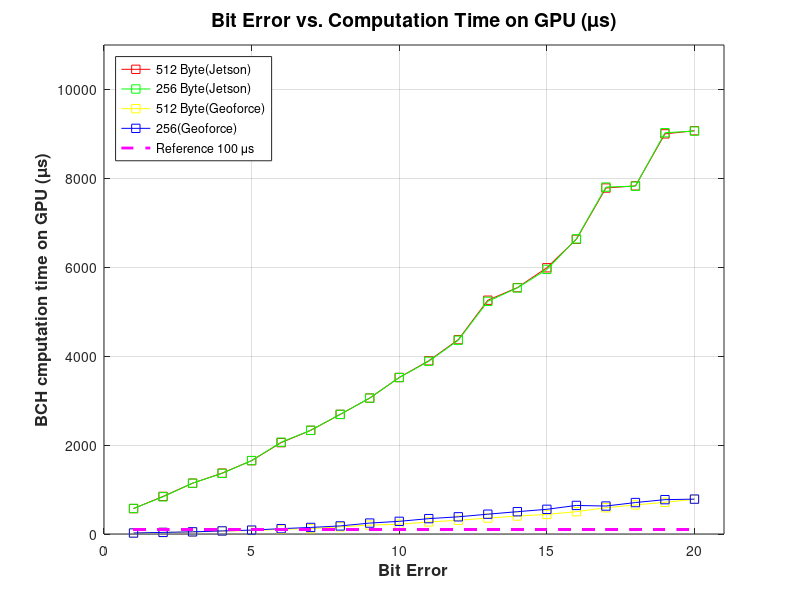
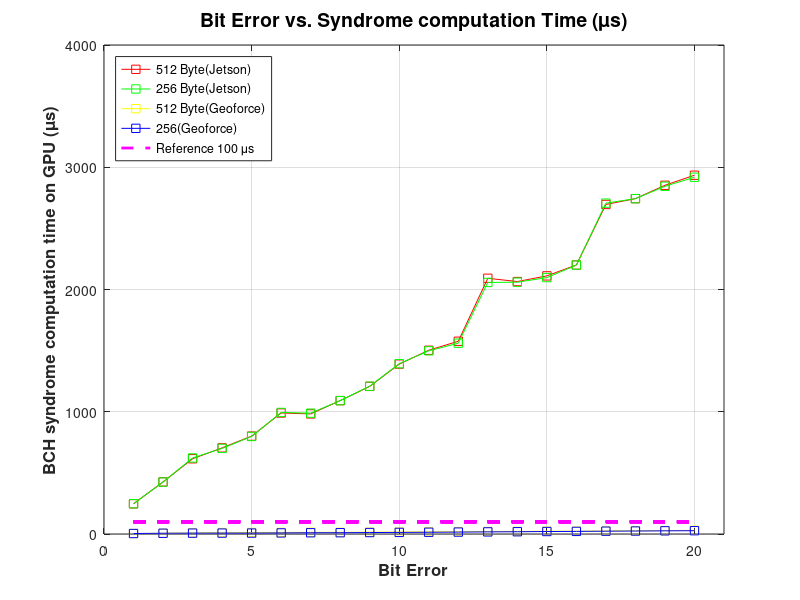
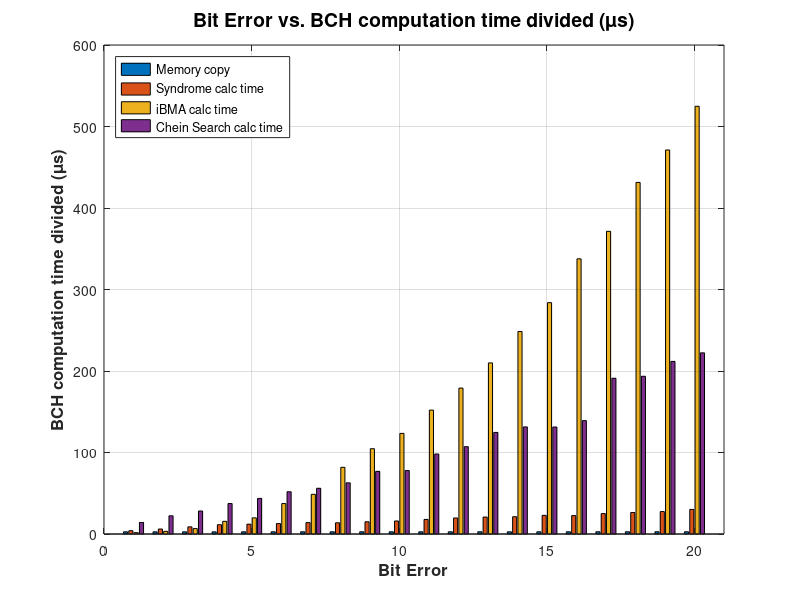
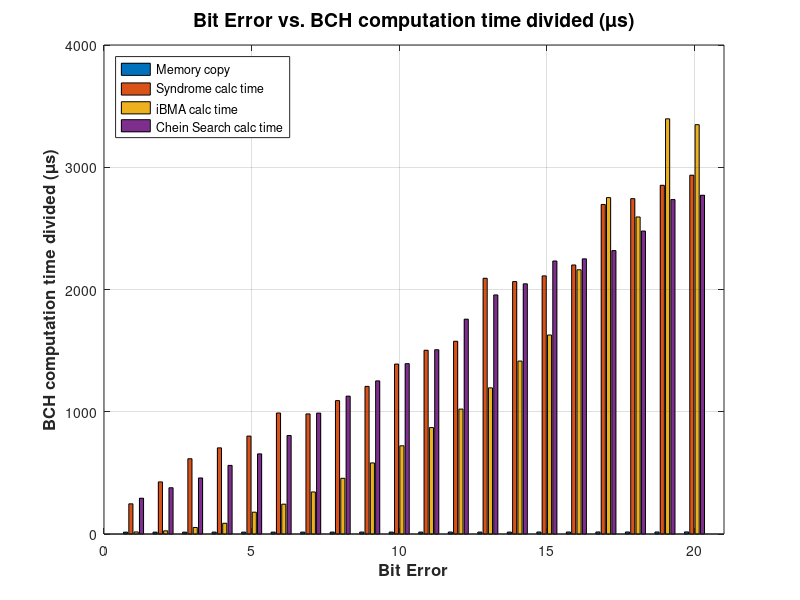

Write the MATLAB code that produced these figures, in order.
% This function is to plot total latency taken for different error correction
% and block sizes

max = 20;
err_x = [1:max];

jb512_h2d     = ones(1,max);
jb512_d2h     = ones(1,max);
jb512_synd    = ones(1,max);
jb512_keyq    = ones(1,max);
jb512_csearch = ones(1,max);

jb256_h2d     = ones(1,max);
jb256_d2h     = ones(1,max);
jb256_synd    = ones(1,max);
jb256_keyq    = ones(1,max);
jb256_csearch = ones(1,max);

b512_h2d     = ones(1,max);
b512_d2h     = ones(1,max);
b512_synd    = ones(1,max);
b512_keyq    = ones(1,max);
b512_csearch = ones(1,max);

b256_h2d     = ones(1,max);
b256_d2h     = ones(1,max);
b256_synd    = ones(1,max);
b256_keyq    = ones(1,max);
b256_csearch = ones(1,max);



% Data from the cuda

 jb512_h2d(1) = 7.136000;
 jb512_d2h(1) = 8.021000;
 jb512_synd(1) = 246.876000;
 jb512_keyq(1) = 16.876000;
 jb512_csearch(1) = 292.711000;

 jb256_h2d(1) = 7.083000;
 jb256_d2h(1) = 8.021000;
 jb256_synd(1) = 247.761000;
 jb256_keyq(1) = 18.022000;
 jb256_csearch(1) = 293.543000;

 jb512_h2d(2) = 7.083000;
 jb512_d2h(2) = 8.177000;
 jb512_synd(2) = 426.095000;
 jb512_keyq(2) = 25.781000;
 jb512_csearch(2) = 378.544000;

 jb256_h2d(2) = 7.084000;
 jb256_d2h(2) = 8.177000;
 jb256_synd(2) = 424.900000;
 jb256_keyq(2) = 24.271000;
 jb256_csearch(2) = 372.815000;

 jb512_h2d(3) = 7.084000;
 jb512_d2h(3) = 8.281000;
 jb512_synd(3) = 615.528000;
 jb512_keyq(3) = 53.490000;
 jb512_csearch(3) = 458.548000;

 jb256_h2d(3) = 7.084000;
 jb256_d2h(3) = 8.282000;
 jb256_synd(3) = 622.035000;
 jb256_keyq(3) = 50.989000;
 jb256_csearch(3) = 455.160000;

 jb512_h2d(4) = 7.291000;
 jb512_d2h(4) = 8.333000;
 jb512_synd(4) = 704.638000;
 jb512_keyq(4) = 87.813000;
 jb512_csearch(4) = 561.253000;

 jb256_h2d(4) = 7.031000;
 jb256_d2h(4) = 8.333000;
 jb256_synd(4) = 700.263000;
 jb256_keyq(4) = 84.583000;
 jb256_csearch(4) = 563.232000;

 jb512_h2d(5) = 7.031000;
 jb512_d2h(5) = 8.490000;
 jb512_synd(5) = 800.838000;
 jb512_keyq(5) = 178.543000;
 jb512_csearch(5) = 655.629000;

 jb256_h2d(5) = 7.031000;
 jb256_d2h(5) = 8.855000;
 jb256_synd(5) = 797.873000;
 jb256_keyq(5) = 181.356000;
 jb256_csearch(5) = 656.412000;

 jb512_h2d(6) = 7.032000;
 jb512_d2h(6) = 8.490000;
 jb512_synd(6) = 989.743000;
 jb512_keyq(6) = 244.012000;
 jb512_csearch(6) = 805.733000;

 jb256_h2d(6) = 7.083000;
 jb256_d2h(6) = 8.489000;
 jb256_synd(6) = 994.327000;
 jb256_keyq(6) = 247.032000;
 jb256_csearch(6) = 808.024000;

 jb512_h2d(7) = 7.084000;
 jb512_d2h(7) = 8.594000;
 jb512_synd(7) = 982.299000;
 jb512_keyq(7) = 343.960000;
 jb512_csearch(7) = 989.016000;

 jb256_h2d(7) = 7.084000;
 jb256_d2h(7) = 8.594000;
 jb256_synd(7) = 988.457000;
 jb256_keyq(7) = 338.445000;
 jb256_csearch(7) = 990.748000;

 jb512_h2d(8) = 7.083000;
 jb512_d2h(8) = 8.646000;
 jb512_synd(8) = 1.091154e+03;
 jb512_keyq(8) = 455.629000;
 jb512_csearch(8) = 1.127718e+03;

 jb256_h2d(8) = 7.031000;
 jb256_d2h(8) = 8.698000;
 jb256_synd(8) = 1.090899e+03;
 jb256_keyq(8) = 457.767000;
 jb256_csearch(8) = 1.126993e+03;

 jb512_h2d(9) = 7.187000;
 jb512_d2h(9) = 8.750000;
 jb512_synd(9) = 1.207513e+03;
 jb512_keyq(9) = 581.413000;
 jb512_csearch(9) = 1.252669e+03;

 jb256_h2d(9) = 7.135000;
 jb256_d2h(9) = 8.697000;
 jb256_synd(9) = 1.208920e+03;
 jb256_keyq(9) = 578.184000;
 jb256_csearch(9) = 1.254963e+03;

 jb512_h2d(10) = 7.083000;
 jb512_d2h(10) = 8.750000;
 jb512_synd(10) = 1.389923e+03;
 jb512_keyq(10) = 721.472000;
 jb512_csearch(10) = 1.393620e+03;

 jb256_h2d(10) = 7.188000;
 jb256_d2h(10) = 8.646000;
 jb256_synd(10) = 1.393091e+03;
 jb256_keyq(10) = 718.238000;
 jb256_csearch(10) = 1.392622e+03;

 jb512_h2d(11) = 7.083000;
 jb512_d2h(11) = 8.698000;
 jb512_synd(11) = 1.503019e+03;
 jb512_keyq(11) = 870.654000;
 jb512_csearch(11) = 1.507392e+03;

 jb256_h2d(11) = 7.084000;
 jb256_d2h(11) = 8.699000;
 jb256_synd(11) = 1.498609e+03;
 jb256_keyq(11) = 866.520000;
 jb256_csearch(11) = 1.504704e+03;

 jb512_h2d(12) = 7.292000;
 jb512_d2h(12) = 8.750000;
 jb512_synd(12) = 1.576679e+03;
 jb512_keyq(12) = 1.021832e+03;
 jb512_csearch(12) = 1.757304e+03;

 jb256_h2d(12) = 7.084000;
 jb256_d2h(12) = 8.750000;
 jb256_synd(12) = 1.560854e+03;
 jb256_keyq(12) = 1.025690e+03;
 jb256_csearch(12) = 1.756586e+03;

 jb512_h2d(13) = 7.031000;
 jb512_d2h(13) = 8.803000;
 jb512_synd(13) = 2.091886e+03;
 jb512_keyq(13) = 1.195423e+03;
 jb512_csearch(13) = 1.955531e+03;

 jb256_h2d(13) = 7.031000;
 jb256_d2h(13) = 8.751000;
 jb256_synd(13) = 2.057652e+03;
 jb256_keyq(13) = 1.202841e+03;
 jb256_csearch(13) = 1.956972e+03;

 jb512_h2d(14) = 7.083000;
 jb512_d2h(14) = 8.750000;
 jb512_synd(14) = 2.064957e+03;
 jb512_keyq(14) = 1.414537e+03;
 jb512_csearch(14) = 2.046519e+03;

 jb256_h2d(14) = 7.083000;
 jb256_d2h(14) = 8.750000;
 jb256_synd(14) = 2.059753e+03;
 jb256_keyq(14) = 1.415269e+03;
 jb256_csearch(14) = 2.043816e+03;

 jb512_h2d(15) = 7.083000;
 jb512_d2h(15) = 9.375000;
 jb512_synd(15) = 2.111419e+03;
 jb512_keyq(15) = 1.627822e+03;
 jb512_csearch(15) = 2.233139e+03;

 jb256_h2d(15) = 7.083000;
 jb256_d2h(15) = 9.427000;
 jb256_synd(15) = 2.097456e+03;
 jb256_keyq(15) = 1.609538e+03;
 jb256_csearch(15) = 2.229072e+03;

 jb512_h2d(16) = 7.084000;
 jb512_d2h(16) = 9.374000;
 jb512_synd(16) = 2.200532e+03;
 jb512_keyq(16) = 2.161365e+03;
 jb512_csearch(16) = 2.250897e+03;

 jb256_h2d(16) = 7.084000;
 jb256_d2h(16) = 9.324000;
 jb256_synd(16) = 2.199488e+03;
 jb256_keyq(16) = 2.172039e+03;
 jb256_csearch(16) = 2.250947e+03;

 jb512_h2d(17) = 7.083000;
 jb512_d2h(17) = 9.636000;
 jb512_synd(17) = 2.695759e+03;
 jb512_keyq(17) = 2.751749e+03;
 jb512_csearch(17) = 2.318359e+03;

 jb256_h2d(17) = 7.084000;
 jb256_d2h(17) = 9.323000;
 jb256_synd(17) = 2.706625e+03;
 jb256_keyq(17) = 2.762926e+03;
 jb256_csearch(17) = 2.318810e+03;

 jb512_h2d(18) = 7.083000;
 jb512_d2h(18) = 9.479000;
 jb512_synd(18) = 2.743245e+03;
 jb512_keyq(18) = 2.593244e+03;
 jb512_csearch(18) = 2.478141e+03;

 jb256_h2d(18) = 7.136000;
 jb256_d2h(18) = 9.375000;
 jb256_synd(18) = 2.743060e+03;
 jb256_keyq(18) = 2.583891e+03;
 jb256_csearch(18) = 2.480556e+03;

 jb512_h2d(19) = 7.136000;
 jb512_d2h(19) = 9.427000;
 jb512_synd(19) = 2.852495e+03;
 jb512_keyq(19) = 3.396148e+03;
 jb512_csearch(19) = 2.735670e+03;

 jb256_h2d(19) = 7.083000;
 jb256_d2h(19) = 9.427000;
 jb256_synd(19) = 2.844349e+03;
 jb256_keyq(19) = 3.426126e+03;
 jb256_csearch(19) = 2.740078e+03;

 jb512_h2d(20) = 7.031000;
 jb512_d2h(20) = 10.104000;
 jb512_synd(20) = 2.934915e+03;
 jb512_keyq(20) = 3.348251e+03;
 jb512_csearch(20) = 2.770956e+03;

 jb256_h2d(20) = 7.344000;
 jb256_d2h(20) = 9.636000;
 jb256_synd(20) = 2.918383e+03;
 jb256_keyq(20) = 3.356411e+03;
 jb256_csearch(20) = 2.771661e+03;

% Add matlab data from gaming GPU

 b256_h2d(1) = 0.992000;
 b256_d2h(1) = 1.728000;
 b256_synd(1) = 3.935000;
 b256_keyq(1) = 1.664000;
 b256_csearch(1) = 14.048000;

 b512_h2d(1) = 0.992000;
 b512_d2h(1) = 1.728000;
 b512_synd(1) = 4.064000;
 b512_keyq(1) = 1.664000;
 b512_csearch(1) = 14.143000;


 b256_h2d(2) = 0.928000;
 b256_d2h(2) = 1.728000;
 b256_synd(2) = 6.208000;
 b256_keyq(2) = 4.800000;
 b256_csearch(2) = 22.784000;

 b512_h2d(2) = 0.960000;
 b512_d2h(2) = 1.728000;
 b512_synd(2) = 6.112000;
 b512_keyq(2) = 3.264000;
 b512_csearch(2) = 22.335000;


 b256_h2d(3) = 0.960000;
 b256_d2h(3) = 1.760000;
 b256_synd(3) = 7.232000;
 b256_keyq(3) = 11.072000;
 b256_csearch(3) = 27.520000;

 b512_h2d(3) = 0.960000;
 b512_d2h(3) = 1.728000;
 b512_synd(3) = 8.768000;
 b512_keyq(3) = 6.624000;
 b512_csearch(3) = 28.223000;


 b256_h2d(4) = 0.960000;
 b256_d2h(4) = 1.760000;
 b256_synd(4) = 7.551000;
 b256_keyq(4) = 20.768000;
 b256_csearch(4) = 38.080000;

 b512_h2d(4) = 0.960000;
 b512_d2h(4) = 1.728000;
 b512_synd(4) = 11.424000;
 b512_keyq(4) = 15.551000;
 b512_csearch(4) = 37.376000;


 b256_h2d(5) = 0.992000;
 b256_d2h(5) = 1.760000;
 b256_synd(5) = 7.744000;
 b256_keyq(5) = 33.056000;
 b256_csearch(5) = 44.287000;

 b512_h2d(5) = 0.960000;
 b512_d2h(5) = 1.760000;
 b512_synd(5) = 12.031000;
 b512_keyq(5) = 19.808000;
 b512_csearch(5) = 43.680000;


 b256_h2d(6) = 0.960000;
 b256_d2h(6) = 1.760000;
 b256_synd(6) = 8.928000;
 b256_keyq(6) = 56.256000;
 b256_csearch(6) = 52.384000;

 b512_h2d(6) = 0.960000;
 b512_d2h(6) = 1.760000;
 b512_synd(6) = 12.832000;
 b512_keyq(6) = 37.344000;
 b512_csearch(6) = 51.871000;


 b256_h2d(7) = 1.088000;
 b256_d2h(7) = 1.760000;
 b256_synd(7) = 10.240000;
 b256_keyq(7) = 74.655000;
 b256_csearch(7) = 59.903000;

 b512_h2d(7) = 0.960000;
 b512_d2h(7) = 1.792000;
 b512_synd(7) = 13.984000;
 b512_keyq(7) = 48.703000;
 b512_csearch(7) = 56.128000;


 b256_h2d(8) = 0.960000;
 b256_d2h(8) = 1.760000;
 b256_synd(8) = 10.656000;
 b256_keyq(8) = 99.519000;
 b256_csearch(8) = 68.864000;

 b512_h2d(8) = 0.960000;
 b512_d2h(8) = 1.760000;
 b512_synd(8) = 13.792000;
 b512_keyq(8) = 81.823000;
 b512_csearch(8) = 62.815000;


 b256_h2d(9) = 0.959000;
 b256_d2h(9) = 1.792000;
 b256_synd(9) = 11.968000;
 b256_keyq(9) = 136.799000;
 b256_csearch(9) = 94.304000;

 b512_h2d(9) = 0.960000;
 b512_d2h(9) = 1.792000;
 b512_synd(9) = 15.008000;
 b512_keyq(9) = 104.671000;
 b512_csearch(9) = 76.864000;


 b256_h2d(10) = 0.960000;
 b256_d2h(10) = 2.048000;
 b256_synd(10) = 13.088000;
 b256_keyq(10) = 164.702000;
 b256_csearch(10) = 104.032000;

 b512_h2d(10) = 0.960000;
 b512_d2h(10) = 1.760000;
 b512_synd(10) = 15.968000;
 b512_keyq(10) = 123.423000;
 b512_csearch(10) = 77.888000;


 b256_h2d(11) = 0.960000;
 b256_d2h(11) = 1.824000;
 b256_synd(11) = 14.400000;
 b256_keyq(11) = 200.574000;
 b256_csearch(11) = 128.095000;

 b512_h2d(11) = 0.928000;
 b512_d2h(11) = 1.792000;
 b512_synd(11) = 17.888000;
 b512_keyq(11) = 152.000000;
 b512_csearch(11) = 98.143000;


 b256_h2d(12) = 0.960000;
 b256_d2h(12) = 1.824000;
 b256_synd(12) = 15.712000;
 b256_keyq(12) = 235.902000;
 b256_csearch(12) = 132.288000;

 b512_h2d(12) = 0.960000;
 b512_d2h(12) = 1.760000;
 b512_synd(12) = 19.680000;
 b512_keyq(12) = 179.007000;
 b512_csearch(12) = 107.167000;


 b256_h2d(13) = 0.960000;
 b256_d2h(13) = 1.823000;
 b256_synd(13) = 17.344000;
 b256_keyq(13) = 271.038000;
 b256_csearch(13) = 154.464000;

 b512_h2d(13) = 0.960000;
 b512_d2h(13) = 1.792000;
 b512_synd(13) = 20.800000;
 b512_keyq(13) = 209.920000;
 b512_csearch(13) = 124.639000;


 b256_h2d(14) = 0.960000;
 b256_d2h(14) = 1.856000;
 b256_synd(14) = 18.624000;
 b256_keyq(14) = 321.439000;
 b256_csearch(14) = 159.104000;

 b512_h2d(14) = 0.960000;
 b512_d2h(14) = 1.760000;
 b512_synd(14) = 21.216000;
 b512_keyq(14) = 248.447000;
 b512_csearch(14) = 131.392000;


 b256_h2d(15) = 0.960000;
 b256_d2h(15) = 1.824000;
 b256_synd(15) = 20.288000;
 b256_keyq(15) = 368.160000;
 b256_csearch(15) = 164.096000;

 b512_h2d(15) = 0.960000;
 b512_d2h(15) = 1.760000;
 b512_synd(15) = 22.848000;
 b512_keyq(15) = 283.872000;
 b512_csearch(15) = 131.296000;


 b256_h2d(16) = 0.960000;
 b256_d2h(16) = 1.856000;
 b256_synd(16) = 21.376000;
 b256_keyq(16) = 441.887000;
 b256_csearch(16) = 176.704000;

 b512_h2d(16) = 0.960000;
 b512_d2h(16) = 1.792000;
 b512_synd(16) = 22.624000;
 b512_keyq(16) = 337.632000;
 b512_csearch(16) = 139.136000;


 b256_h2d(17) = 0.992000;
 b256_d2h(17) = 1.856000;
 b256_synd(17) = 23.104000;
 b256_keyq(17) = 445.407000;
 b256_csearch(17) = 157.696000;

 b512_h2d(17) = 0.992000;
 b512_d2h(17) = 1.792000;
 b512_synd(17) = 25.088000;
 b512_keyq(17) = 371.359000;
 b512_csearch(17) = 191.104000;


 b256_h2d(18) = 1.024000;
 b256_d2h(18) = 1.888000;
 b256_synd(18) = 24.352000;
 b256_keyq(18) = 523.775000;
 b256_csearch(18) = 156.575000;

 b512_h2d(18) = 0.960000;
 b512_d2h(18) = 1.792000;
 b512_synd(18) = 26.400000;
 b512_keyq(18) = 431.391000;
 b512_csearch(18) = 193.535000;


 b256_h2d(19) = 0.992000;
 b256_d2h(19) = 1.856000;
 b256_synd(19) = 25.984000;
 b256_keyq(19) = 571.676000;
 b256_csearch(19) = 172.352000;

 b512_h2d(19) = 0.960000;
 b512_d2h(19) = 1.824000;
 b512_synd(19) = 27.552000;
 b512_keyq(19) = 471.200000;
 b512_csearch(19) = 211.776000;


 b256_h2d(20) = 0.960000;
 b256_d2h(20) = 1.888000;
 b256_synd(20) = 26.976000;
 b256_keyq(20) = 568.033000;
 b256_csearch(20) = 186.624000;

 b512_h2d(20) = 0.960000;
 b512_d2h(20) = 1.824000;
 b512_synd(20) = 30.176000;
 b512_keyq(20) = 524.801000;
 b512_csearch(20) = 222.304000;

% Add all of the data together
jb512  = jb512_h2d+jb512_d2h+jb512_synd+jb512_keyq+jb512_csearch;
jb256 = jb256_h2d+jb256_d2h+jb256_synd+jb256_keyq+jb256_csearch;

jc512  = [jb512_d2h+jb512_h2d;jb512_synd;jb512_keyq;jb512_csearch];
jc256 = [jb256_d2h+jb256_h2d;jb256_synd;jb256_keyq;jb256_csearch];

b512  = b512_h2d+b512_d2h+b512_synd+b512_keyq+b512_csearch;
b256 = b256_h2d+b256_d2h+b256_synd+b256_keyq+b256_csearch;

c512  = [b512_d2h+b512_h2d;b512_synd;b512_keyq;b512_csearch];
c256 = [b256_d2h+b256_h2d;b256_synd;b256_keyq;b256_csearch];


c100 = ones(max)*100;

% Plot the graph for all computation time 
f = figure(1);
plot(err_x,jb512,'-sr',err_x,jb256,'-sg',err_x,b512,'-sy',err_x,b256,'-sb',err_x,c100,'--m','LineWidth',2);
legend('512 Byte(Jetson)','256 Byte(Jetson)','512 Byte(Geoforce)','256(Geoforce)','Reference 100 \mus','Location','northwest');
grid on;
xlabel('Bit Error','fontweight','bold','fontsize',12);
ylabel('BCH cmputation time on GPU (\mus)','fontweight','bold','fontsize',12);
title('Bit Error vs. Computation Time on GPU (\mus)','fontweight','bold','fontsize',14);
axis([0,max+1,0,11000]);
saveas(f,'Bit_error_comp_time.jpg','jpg');

%% Plot the syndrome generator  
f = figure(2);
plot(err_x,jb512_synd,'-sr',err_x,jb256_synd,'-sg',err_x,b512_synd,'-sy',err_x,b256_synd,'-sb',err_x,c100,'--m','LineWidth',2);
legend('512 Byte(Jetson)','256 Byte(Jetson)','512 Byte(Geoforce)','256(Geoforce)','Reference 100 \mus','Location','northwest');
grid on;
xlabel('Bit Error','fontweight','bold','fontsize',12);
ylabel('BCH syndrome computation time on GPU (\mus)','fontweight','bold','fontsize',12);
title('Bit Error vs. Syndrome computation Time (\mus)','fontweight','bold','fontsize',14);
axis([0,max+1,0,4000]);
saveas(f,'Bit_error_synd_time.jpg','jpg');

% Plot the BAR grapsh
f=figure(3);
bar(c512');
grid on;
legend('Memory copy','Syndrome calc time ','iBMA calc time','Chein Search calc time','Location','northwest');
xlabel('Bit Error','fontweight','bold','fontsize',12);
ylabel('BCH computation time divided (\mus)','fontweight','bold','fontsize',12);
title('Bit Error vs. BCH computation time divided (\mus)','fontweight','bold','fontsize',14);
axis([0,max+1,0,600]);
saveas(f,'Bit_error_bar_gpu_time.jpg','jpg');

% Plot the BAR grapsh
f=figure(4);
bar(jc512');
grid on;
legend('Memory copy','Syndrome calc time ','iBMA calc time','Chein Search calc time','Location','northwest');
xlabel('Bit Error','fontweight','bold','fontsize',12);
ylabel('BCH computation time divided (\mus)','fontweight','bold','fontsize',12);
title('Bit Error vs. BCH computation time divided (\mus)','fontweight','bold','fontsize',14);
axis([0,max+1,0,4000]);
saveas(f,'Bit_error_bar_gpu_time_jetson.jpg','jpg');
